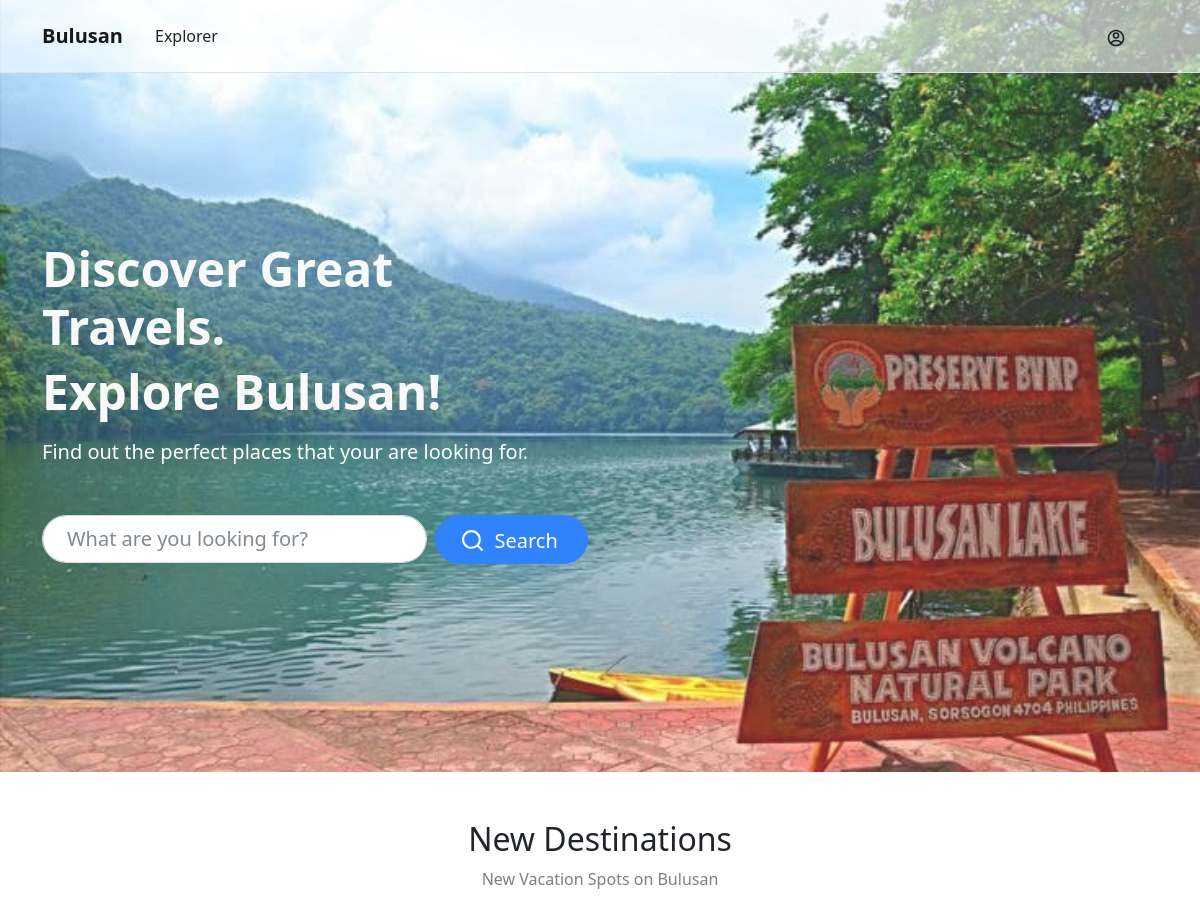
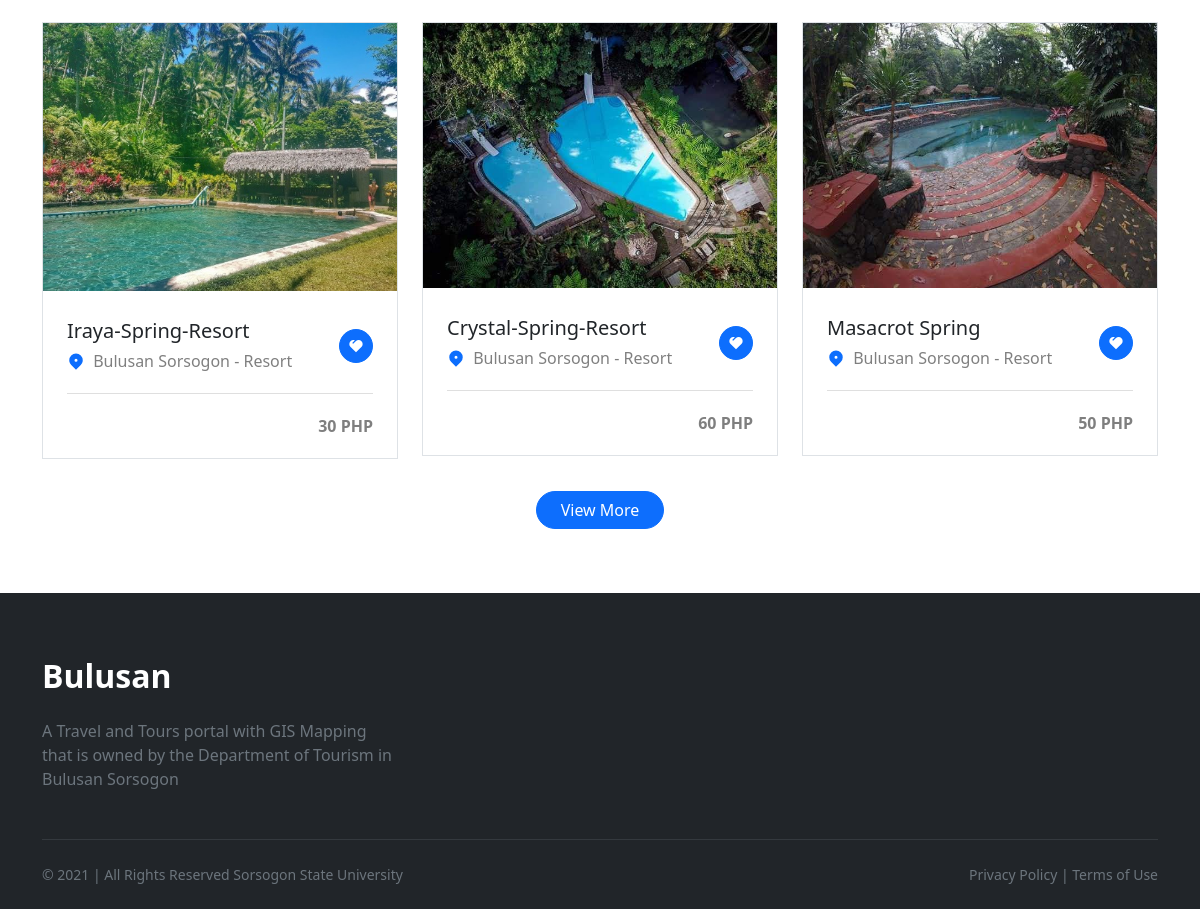
The page / on the database its author committed (2 pictures, top to bottom).
### app.py (models this page shows)
class Posts(db.Model):
    __tablename__ = 'posts'
    id = Column(Integer,primary_key=True)
    title = Column(String(255))
    category = Column(String(255))
    content = Column(Text)
    rate = Column(Float)
    price_range = Column(String(255))
    gis = Column(String(255))
    contact_email = Column(String(255))
    contact_number = Column(String(255))
    contact_website = Column(String(255))
    slug = Column(String(255))

class Gallery(db.Model):
    __tablename__ = 'gallery'
    id = Column(Integer,primary_key=True)
    image_header = Column(String,unique=True)
    image_thumbnail = Column(String,unique=True)
    image_1 = Column(String,unique=True)
    image_2 = Column(String,unique=True)
    image_3 = Column(String,unique=True)
    slug = Column(String)

### app.py (the view)
@app.route('/')
def homepage():
    posts = Posts.query.all()
    post_new = []
    header_image_dict = {}
    try:
        for post in posts:
            gallery = Gallery.query.filter_by(slug=post.slug).one()
            header_image_dict.update({post.slug: gallery.image_header})
        i = 0
        for post in reversed(posts):
            if i > 2:
                break
            post_new.append(post)
            i += 1
    except Exception as e:
        print(e)
    return render_template('index.html', posts=post_new, header_image_dict=header_image_dict)

### templates/index.html (shortened to what this page needs)
{% extends "base.html" %}
{% block content %}
        <main>
            <section class="background-cover bg-dark opacity-85 pb-5 position-relative pt-5 text-white" style="background-image:url('{{url_for('static',filename = 'assets/images/header.jpg')}}');">
                <div class="container mt-5  pb-5 pt-5">
                    <div class="pb-5 pt-5 row">
                        <div class="col-lg-7 col-xl-6 col-xxl-5 pb-5 pt-5">
                            <h1 class="display-5 fst-normal fw-bold shadow-none text-light">Discover Great Travels.</h1>
                            <p class="display-5 fst-normal fw-bold shadow-none text-light">Explore Bulusan!</p>
                            <p class="lead mb-5">Find out the perfect places that your are looking for.</p>
                            <form action="/explorer" method="post">
                                <div class="gx-2 row">
                                    <div class="col-sm mb-3">
                                        <input name='input_search' type="text" class="form-control form-control-lg ps-4 pe-4 rounded-pill" placeholder="What are you looking for?">
                                    </div>
                                    <div class="col-sm-auto mb-3 text-end">
                                        <a href="/explorer"><button type="submit" class="btn btn-lg btn-primary pe-4 ps-4 rounded-pill">
                                                <span class="align-middle">Search</span>&nbsp;
                                            </button></a>
                                    </div>
                                </div>
                            </form>
                        </div>
                    </div>
                </div>
            </section>
            <section class="mt-n5 pb-3 position-relative text-center" style="margin-top: -4rem;">
            </section>
            <section class="pb-5 pt-5">
                <div class="justify-content-center g-0 row">
                    <div class="col-4 col-lg-2">
                </div>
                    <div class="col-4 col-lg-2">
</div>
                    <div class="col-4 col-lg-2">
                        <a class="bg-white d-block link-primary pb-4 pe-3 ps-3 pt-4 text-decoration-none" href="#">   </a>
                    </div>
                </div>
                <div class="container">
                    <div class="mb-4 text-center">
                        <h2 class="text-dark">New Destinations</h2>
                        <p>New Vacation Spots on Bulusan</p>
                    </div>
                    <div class="justify-content-center row">
                        {% for post in posts %}
                            <div class="col-lg-4 col-md-6 pb-3 pt-3">
                            <div class="border">
                                <a href={{"/post/" + post.slug}} class="d-block"><img src="{{url_for('static',filename = 'files/' + header_image_dict[post.slug])}}" class="img-fluid w-100" alt="Location image" width="350" height="240"></a>
                                <div class="pb-3 ps-4 pe-4 pt-4">
                                    <div class="align-items-center d-flex justify-content-between">
                                        <div class="pb-1 pt-1">
                                            <a href={{"/post/" + post.slug}} class="link-dark text-decoration-none"><h3 class="h5 mb-1">{{post.title}}</h3></a>
                                            <div>
                                                <svg xmlns="http://www.w3.org/2000/svg" viewBox="0 0 24 24" fill="currentColor" width="1.125em" height="1.125em" class="me-1 text-primary">
                                                    <g>
                                                        <path fill="none" d="M0 0h24v24H0z"/>
                                                        <path d="M18.364 17.364L12 23.728l-6.364-6.364a9 9 0 1 1 12.728 0zM12 13a2 2 0 1 0 0-4 2 2 0 0 0 0 4z"/>
                                                    </g>
                                                </svg>
                                                <span class="align-middle">Bulusan Sorsogon - {{post.category}}</span>
                                            </div>
                                        </div>
                                        <a class="btn btn-primary ms-2 p-2 rounded-pill" href="#" aria-label="Add to favorite"></a>
                                    </div>
                                    <hr/>
                                    <div class="align-items-center d-flex justify-content-between">
                                        <span class="fw-bold pb-1 pt-1"><span>{{post.price_range}}</span></span>
                                    </div>
                                </div>
                            </div>
                        </div>
                        {% endfor %}
                    </div>
                    <div class="pb-3 pt-3 text-center">
                        <a class="btn btn-primary pe-4 ps-4 rounded-pill" href="/showall">View More</a>
                    </div>
                </div>
            </section>
        </main>
{% endblock %}

### templates/base.html (shortened to what this page needs)
<!DOCTYPE html>
<html lang="en">
    <head>
        <link href="../static/bootstrap/css/bootstrap.min.css" rel="stylesheet">
        <link href="../static/blocks.css" rel = "stylesheet">
        <link href="../static/style.css" rel="stylesheet">
    </head>
    <body class="text-black-50">
        <header style="background-color: rgba(255, 255, 255, 0.6);" class="fixed-top">
            <nav class="border-bottom navbar navbar-expand-lg navbar-light pb-lg-0 pt-lg-0">
                <div class="container">
                    <a class="fw-bold navbar-brand" href="/">Bulusan</a>
                    <div class="collapse navbar-collapse " id="navbarNavDropdown-3">
                        <ul class="navbar-nav ">
                            <li class="nav-item">
                                <a class="nav-link px-lg-3 py-lg-4 text-dark" href="/explorer">Explorer</a>
                            </li>
                        </ul>
                        <ul class="align-items-lg-center ms-auto navbar-nav">
                            <li class="nav-item">
                                <a class="nav-link px-lg-3 py-lg-4 text-dark" href="/login"></a>
                            </li>
                        </ul>
                    </div>
                </div>
            </nav>
        </header>
        {% block content %}
        {% endblock %}
        <footer class="bg-dark pt-5 text-secondary">
            <div class="container">
                <div class="row">
                    <div class="col-xl-4 py-3">
                        <a href="#" class="d-inline-block fw-bold h2 mb-4 text-decoration-none text-white">Bulusan</a>
                        <p class="mb-3">
                        A Travel and Tours portal with GIS Mapping that is owned by the Department of Tourism in Bulusan Sorsogon
                        </p>
                    </div>
                </div>
                <div class="pb-3 pt-3 small">
                    <hr class="border-secondary mt-0">
                    <div class="align-items-center row">
                        <div class="col-md pb-2 pt-2">
                            <p class="mb-0">&copy; 2021 | All Rights Reserved Sorsogon State University</p>
                        </div>
                        <div class="col-md-auto pb-2 pt-2">
                            <a href="#" class="link-secondary text-decoration-none">Privacy Policy</a> |
                            <a href="#" class="link-secondary text-decoration-none">Terms of Use</a>
                        </div>
                    </div>
                </div>
            </div>
        </footer>
    </body>
</html>

### static/blocks.css (style rules this page uses)
.background-cover { background-size: cover; background-repeat: no-repeat; background-position: center center; }
.opacity-85 { opacity: 0.85 !important; }

### rows shown on the page
Posts: slug.image_header (picture), title "Iraya-Spring-Resort", category "Resort", price_range "30 PHP"
Posts: slug.image_header (picture), title "Crystal-Spring-Resort", category "Resort", price_range "60 PHP"
Posts: slug.image_header (picture), title "Masacrot Spring", category "Resort", price_range "50 PHP"
